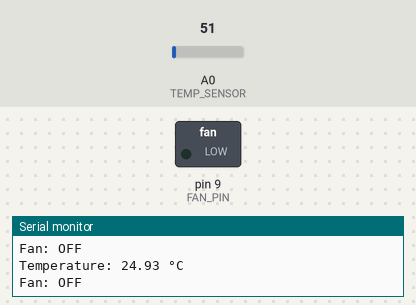
This sketch was run on a simulated Arduino Uno, built with avr-gcc and run on an emulated ATmega328P. Parts: switched loads named in the sketch (green lamp = pin HIGH), the last lines printed to the serial monitor. The test bench sets the inputs (shaded band); at power-on: A0 (TEMP_SENSOR) = 51.

Above: at 1.8 s.
1.9 s: A0 (TEMP_SENSOR) set to 67
At 3.1 s:
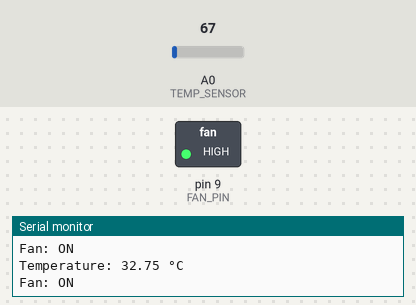
3.5 s: A0 (TEMP_SENSOR) set to 61
At 4.6 s:
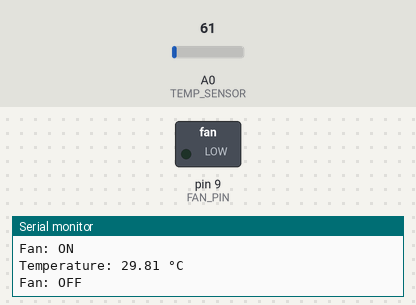
5.5 s: A0 (TEMP_SENSOR) set to 71
At 7.4 s:
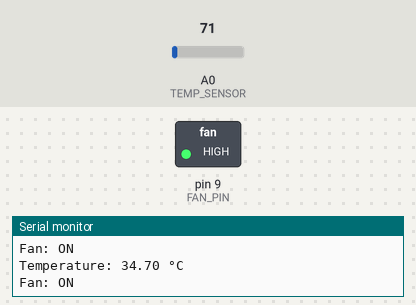
Timing chart, 0 to 8.9 s (numbered marks = the images above; inputs shaded):
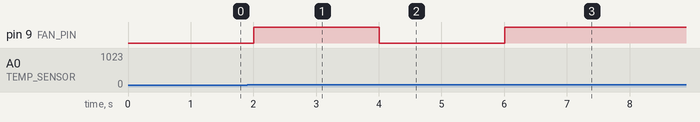

Measured:
- the behaviour switches between 61 and 62 on A0 (TEMP_SENSOR) (found by bisection; images 0 and 1)
- after the input at 1.9 s, pin 9 (FAN_PIN): LOW → HIGH after 0.10 s
- after the input at 3.5 s, pin 9 (FAN_PIN): HIGH → LOW after 0.50 s
- after the input at 5.5 s, pin 9 (FAN_PIN): LOW → HIGH after 0.51 s

The sketch:

temperature_fan.ino
```cpp
#define TEMP_SENSOR A0
#define FAN_PIN 9

int threshold = 30;

void setup() {
  Serial.begin(9600);
  pinMode(FAN_PIN, OUTPUT);
}

void loop() {
  int sensorValue = analogRead(TEMP_SENSOR);

  float voltage = sensorValue * (5.0 / 1023.0);
  float temperature = voltage * 100.0;

  Serial.print("Temperature: ");
  Serial.print(temperature);
  Serial.println(" °C");

  if (temperature >= threshold) {
    digitalWrite(FAN_PIN, HIGH);
    Serial.println("Fan: ON");
  } else {
    digitalWrite(FAN_PIN, LOW);
    Serial.println("Fan: OFF");
  }

  delay(1000);
}
```
